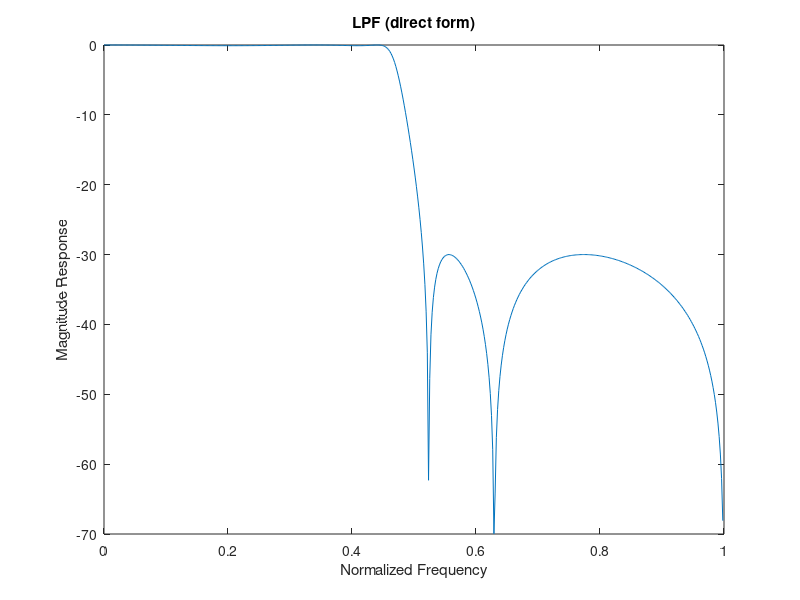
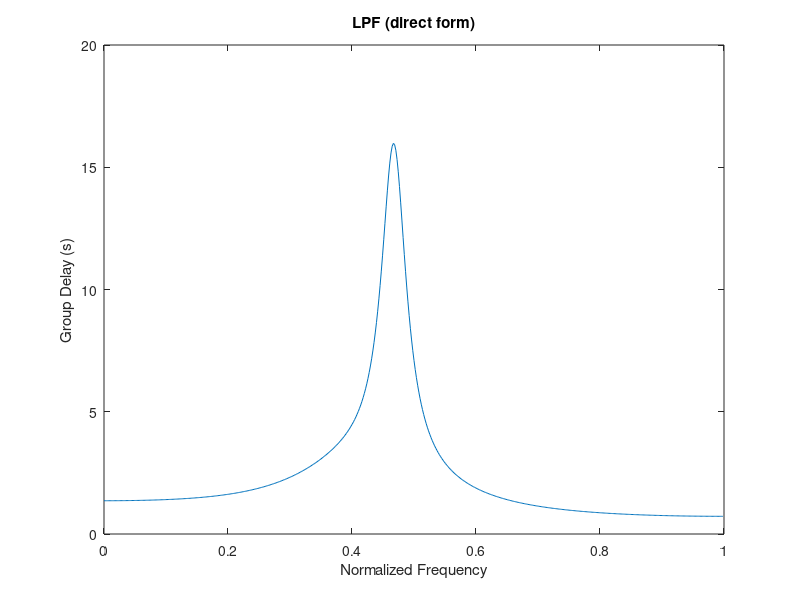

Write the MATLAB code that produced these figures, in order.
%% Homework #3, Part 1

wp = 0.45*pi;
ws = 0.55*pi;
Rp = 0.1; %dB
Rs = 30;  %dB

[N,wpnew] = ellipord(wp/pi,ws/pi,Rp,Rs);
[z,p,k]   = ellip(N,Rp,Rs,wpnew);

% Calculate Z domain numerator polynomial
Bz = poly(z);
Bz = k*Bz;
disp('Numerator Coefficients:\n');
disp(Bz);

% Calculate Z domain denominator polynomial
Az = poly(p);
disp('Denominator Coefficients:\n');
disp(Az);

% Calculating Magnitude Response
[H_orig,wh]   = freqz(Bz,Az);

% Calculating Group Delay
[Gpd,wg] = grpdelay(Bz,Az);

% Plotting Magnitude Response and Group Delay
figure(1) 
plot(wh/pi,20*log10(abs(H_orig)),'-');
title('LPF (direct form)');
xlabel('Normalized Frequency'); ylabel('Magnitude Response');

figure(2)
plot(wg/pi,Gpd,'-');
title('LPF (direct form)');
xlabel('Normalized Frequency'); ylabel('Group Delay (s)');



